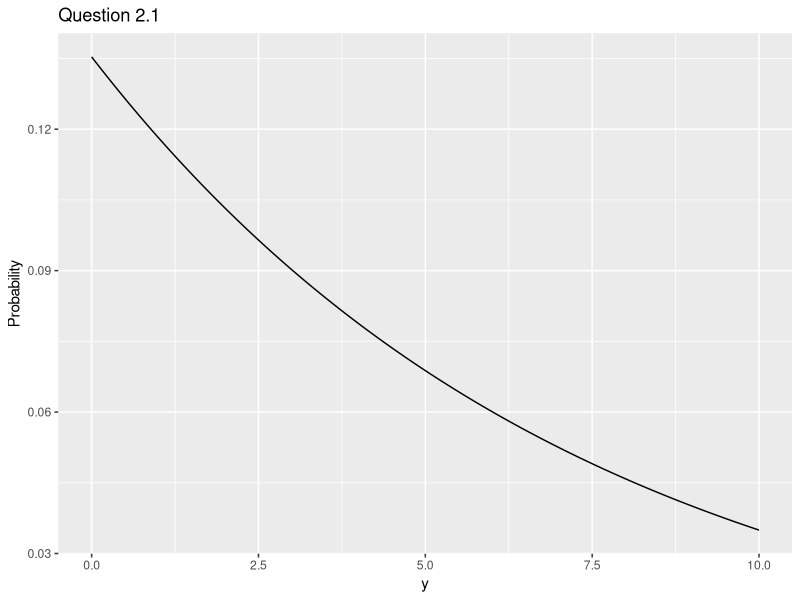

Reproduce this figure in R.
### 1 ###

y <- seq(0, 10, length.out = 1000)

v = 2

prob = exp(-exp(-v) * y - v)

dat <- data.frame(y = y, prob =prob)

library(ggplot2)

ggplot(dat, aes(x = y, y = prob)) + geom_line() + xlab("y") + ylab("Probability") + ggtitle("Question 2.1")



